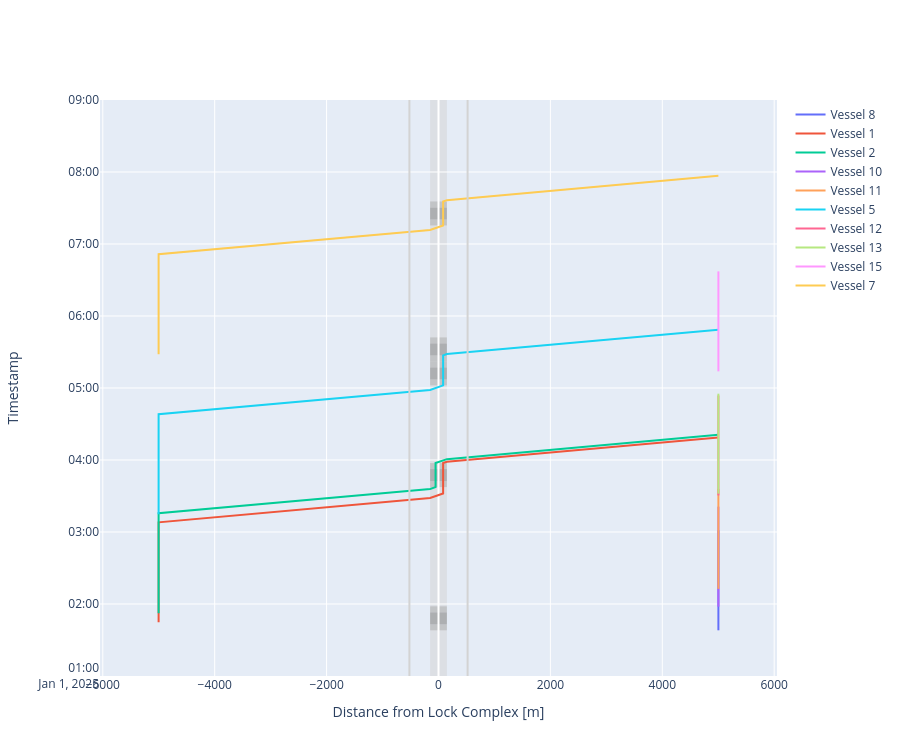

The notebook cell saved with this chart:
### Markdown cell above
##### Time-distance diagram of vessels passing the lock and planning info
And we can create time-distance diagrams for both locks. We observe that there are lock operations with two vessels for the larger lock, while there are lock operations with only one vessel for the smaller lock. The scheduling of the vessels followed a first-come, first-served approach, with the selected lock chamber being the one that would cause the least expected delay to any individual vessel.

### Code cell
def cm_to_pixels(cm):
    return cm * 37.8 # Set figure height to 10 cmfig.update_layout(height=cm_to_pixels(10))

# We can plot the time-distance diagram
fig = lock_chamber_I.plot(xlimmin = -6050, 
                          xlimmax = 6050,
                          ylimmin = pd.Timestamp('2025-01-01 01:00:00'),
                          ylimmax = pd.Timestamp('2025-01-01 09:00:00'),
                          method='Plotly')

fig.update_layout(height=cm_to_pixels(20))

### Figure 1 — Plotly figure (JSON) as saved in the notebook; plotly's stock layout.template omitted (floating-point values rounded to 4 significant figures)
{"data": [{"mode": "lines", "name": "Vessel 8", "type": "scatter", "x": [5002.0, 5002.0], "xaxis": "x", "y": ["2025-01-01T01:38:04.354414", "2025-01-01T03:01:24.354414"], "yaxis": "y"}, {"mode": "lines", "name": "Vessel 1", "type": "scatter", "x": [-5002.0, -5002.0, -5002.0, -150.0, -150.0, 82.5, 82.5, 82.5, 82.5, 82.5, 82.5, 82.5, 82.5, 150.0, 150.0, 5002.0], "xaxis": "x", "y": ["2025-01-01T01:44:45.206400", "2025-01-01T03:08:05.206400", "2025-01-01T03:08:05.206400", "2025-01-01T03:28:18.329845", "2025-01-01T03:28:18.329845", "2025-01-01T03:32:04.301768", "2025-01-01T03:37:26.322723", "2025-01-01T03:42:26.322723", "2025-01-01T03:42:26.322723", "2025-01-01T03:52:26.322723", "2025-01-01T03:52:26.322723", "2025-01-01T03:57:26.322723", "2025-01-01T03:57:26.322723", "2025-01-01T03:58:31.927475", "2025-01-01T03:58:31.927475", "2025-01-01T04:18:45.050920"], "yaxis": "y"}, {"mode": "lines", "name": "Vessel 2", "type": "scatter", "x": [-5002.0, -5002.0, -5002.0, -150.0, -150.0, -52.5, -52.5, -52.5, -52.5, -52.5, -52.5, -52.5, -52.5, 150.0, 150.0, 5002.0], "xaxis": "x", "y": ["2025-01-01T01:52:18.436859", "2025-01-01T03:15:38.436859", "2025-01-01T03:15:38.436859", "2025-01-01T03:35:51.560304", "2025-01-01T03:35:51.560304", "2025-01-01T03:37:26.322723", "2025-01-01T03:37:26.322723", "2025-01-01T03:42:26.322723", "2025-01-01T03:42:26.322723", "2025-01-01T03:52:26.322723", "2025-01-01T03:52:26.322723", "2025-01-01T03:57:26.322723", "2025-01-01T03:57:26.322723", "2025-01-01T04:00:43.136978", "2025-01-01T04:00:43.136978", "2025-01-01T04:20:56.260423"], "yaxis": "y"}, {"mode": "lines", "name": "Vessel 10", "type": "scatter", "x": [5002.0, 5002.0], "xaxis": "x", "y": ["2025-01-01T01:57:47.065476", "2025-01-01T03:21:07.065476"], "yaxis": "y"}, {"mode": "lines", "name": "Vessel 11", "type": "scatter", "x": [5002.0, 5002.0], "xaxis": "x", "y": ["2025-01-01T02:12:35.409894", "2025-01-01T03:35:55.409894"], "yaxis": "y"}, {"mode": "lines", "name": "Vessel 5", "type": "scatter", "x": [-5002.0, -5002.0, -5002.0, -150.0, -150.0, 82.5, 82.5, 82.5, 82.5, 82.5, 82.5, 82.5, 82.5, 82.5, 82.5, 82.5, 150.0, 150.0, 5002.0], "xaxis": "x", "y": ["2025-01-01T03:14:50.936987", "2025-01-01T04:38:10.936987", "2025-01-01T04:38:10.936987", "2025-01-01T04:58:24.060432", "2025-01-01T04:58:24.060432", "2025-01-01T05:02:10.032355", "2025-01-01T05:02:10.032355", "2025-01-01T05:07:10.032355", "2025-01-01T05:07:10.032355", "2025-01-01T05:17:10.032355", "2025-01-01T05:17:10.032355", "2025-01-01T05:22:10.032355", "2025-01-01T05:22:10.032355", "2025-01-01T05:27:10.032355", "2025-01-01T05:27:10.032355", "2025-01-01T05:27:10.032355", "2025-01-01T05:28:15.637106", "2025-01-01T05:28:15.637106", "2025-01-01T05:48:28.760551"], "yaxis": "y"}, {"mode": "lines", "name": "Vessel 12", "type": "scatter", "x": [5002.0, 5002.0], "xaxis": "x", "y": ["2025-01-01T03:30:27.343527", "2025-01-01T04:53:47.343527"], "yaxis": "y"}, {"mode": "lines", "name": "Vessel 13", "type": "scatter", "x": [5002.0, 5002.0], "xaxis": "x", "y": ["2025-01-01T03:31:56.300854", "2025-01-01T04:55:16.300854"], "yaxis": "y"}, {"mode": "lines", "name": "Vessel 15", "type": "scatter", "x": [5002.0, 5002.0], "xaxis": "x", "y": ["2025-01-01T05:13:51.166654", "2025-01-01T06:37:11.166654"], "yaxis": "y"}, {"mode": "lines", "name": "Vessel 7", "type": "scatter", "x": [-5002.0, -5002.0, -5002.0, -150.0, -150.0, 82.5, 82.5, 82.5, 82.5, 82.5, 82.5, 82.5, 82.5, 150.0, 150.0, 5002.0], "xaxis": "x", "y": ["2025-01-01T05:28:08.519251", "2025-01-01T06:51:28.519251", "2025-01-01T06:51:28.519251", "2025-01-01T07:11:41.642696", "2025-01-01T07:11:41.642696", "2025-01-01T07:15:27.614619", "2025-01-01T07:15:27.614619", "2025-01-01T07:20:27.614619", "2025-01-01T07:20:27.614619", "2025-01-01T07:30:27.614619", "2025-01-01T07:30:27.614619", "2025-01-01T07:35:27.614619", "2025-01-01T07:35:27.614619", "2025-01-01T07:36:33.219370", "2025-01-01T07:36:33.219370", "2025-01-01T07:56:46.342816"], "yaxis": "y"}], "layout": {"height": 756, "shapes": [{"fillcolor": "lightgrey", "layer": "below", "line": {"width": 0}, "name": "Lock Geometry", "opacity": 0.5, "type": "rect", "x0": -150, "x1": 150.0, "y0": "2025-01-01T01:00:00", "y1": "2025-01-01T09:00:00"}, {"fillcolor": "darkgrey", "layer": "below", "line": {"width": 0}, "name": "Lock gate closing", "opacity": 0.5, "type": "rect", "x0": -150, "x1": 150.0, "xref": "x", "y0": "2025-01-01T01:38:04.354414", "y1": "2025-01-01T01:43:04.354414", "yref": "y"}, {"fillcolor": "grey", "layer": "below", "line": {"width": 0}, "name": "Lock levelling", "opacity": 0.5, "type": "rect", "x0": -150, "x1": 150.0, "xref": "x", "y0": "2025-01-01T01:43:04.354414", "y1": "2025-01-01T01:53:04.354414", "yref": "y"}, {"fillcolor": "darkgrey", "layer": "below", "line": {"width": 0}, "name": "Lock gate opening", "opacity": 0.5, "type": "rect", "x0": -150, "x1": 150.0, "xref": "x", "y0": "2025-01-01T01:53:04.354414", "y1": "2025-01-01T01:58:04.354414", "yref": "y"}, {"fillcolor": "darkgrey", "layer": "below", "line": {"width": 0}, "name": "Lock gate closing", "opacity": 0.5, "type": "rect", "x0": -150, "x1": 150.0, "xref": "x", "y0": "2025-01-01T03:37:26.322723", "y1": "2025-01-01T03:42:26.322723", "yref": "y"}, {"fillcolor": "grey", "layer": "below", "line": {"width": 0}, "name": "Lock levelling", "opacity": 0.5, "type": "rect", "x0": -150, "x1": 150.0, "xref": "x", "y0": "2025-01-01T03:42:26.322723", "y1": "2025-01-01T03:52:26.322723", "yref": "y"}, {"fillcolor": "darkgrey", "layer": "below", "line": {"width": 0}, "name": "Lock gate opening", "opacity": 0.5, "type": "rect", "x0": -150, "x1": 150.0, "xref": "x", "y0": "2025-01-01T03:52:26.322723", "y1": "2025-01-01T03:57:26.322723", "yref": "y"}, {"fillcolor": "darkgrey", "layer": "below", "line": {"width": 0}, "name": "Lock gate closing", "opacity": 0.5, "type": "rect", "x0": -150, "x1": 150.0, "xref": "x", "y0": "2025-01-01T05:02:10.032355", "y1": "2025-01-01T05:07:10.032355", "yref": "y"}, {"fillcolor": "grey", "layer": "below", "line": {"width": 0}, "name": "Lock levelling", "opacity": 0.5, "type": "rect", "x0": -150, "x1": 150.0, "xref": "x", "y0": "2025-01-01T05:07:10.032355", "y1": "2025-01-01T05:17:10.032355", "yref": "y"}, {"fillcolor": "darkgrey", "layer": "below", "line": {"width": 0}, "name": "Lock gate closing", "opacity": 0.5, "type": "rect", "x0": -150, "x1": 150.0, "xref": "x", "y0": "2025-01-01T05:17:10.032355", "y1": "2025-01-01T05:22:10.032355", "yref": "y"}, {"fillcolor": "darkgrey", "layer": "below", "line": {"width": 0}, "name": "Lock gate opening", "opacity": 0.5, "type": "rect", "x0": -150, "x1": 150.0, "xref": "x", "y0": "2025-01-01T05:22:10.032355", "y1": "2025-01-01T05:27:10.032355", "yref": "y"}, {"fillcolor": "grey", "layer": "below", "line": {"width": 0}, "name": "Lock levelling", "opacity": 0.5, "type": "rect", "x0": -150, "x1": 150.0, "xref": "x", "y0": "2025-01-01T05:27:10.032355", "y1": "2025-01-01T05:37:10.032355", "yref": "y"}, {"fillcolor": "darkgrey", "layer": "below", "line": {"width": 0}, "name": "Lock gate opening", "opacity": 0.5, "type": "rect", "x0": -150, "x1": 150.0, "xref": "x", "y0": "2025-01-01T05:37:10.032355", "y1": "2025-01-01T05:42:10.032355", "yref": "y"}, {"fillcolor": "darkgrey", "layer": "below", "line": {"width": 0}, "name": "Lock gate closing", "opacity": 0.5, "type": "rect", "x0": -150, "x1": 150.0, "xref": "x", "y0": "2025-01-01T07:15:27.614619", "y1": "2025-01-01T07:20:27.614619", "yref": "y"}, {"fillcolor": "grey", "layer": "below", "line": {"width": 0}, "name": "Lock levelling", "opacity": 0.5, "type": "rect", "x0": -150, "x1": 150.0, "xref": "x", "y0": "2025-01-01T07:20:27.614619", "y1": "2025-01-01T07:30:27.614619", "yref": "y"}, {"fillcolor": "darkgrey", "layer": "below", "line": {"width": 0}, "name": "Lock gate opening", "opacity": 0.5, "type": "rect", "x0": -150, "x1": 150.0, "xref": "x", "y0": "2025-01-01T07:30:27.614619", "y1": "2025-01-01T07:35:27.614619", "yref": "y"}, {"line": {"color": "lightgrey"}, "type": "line", "x0": -520, "x1": -520, "xref": "x", "y0": 0, "y1": 1, "yref": "y domain"}, {"line": {"color": "lightgrey"}, "type": "line", "x0": 520, "x1": 520, "xref": "x", "y0": 0, "y1": 1, "yref": "y domain"}], "showlegend": true, "xaxis": {"anchor": "y", "domain": [0, 1], "range": [-6050, 6050], "title": {"text": "Distance from Lock Complex [m]"}}, "yaxis": {"anchor": "x", "domain": [0, 1], "range": ["2025-01-01T01:00:00", "2025-01-01T09:00:00"], "title": {"text": "Timestamp"}}}}
